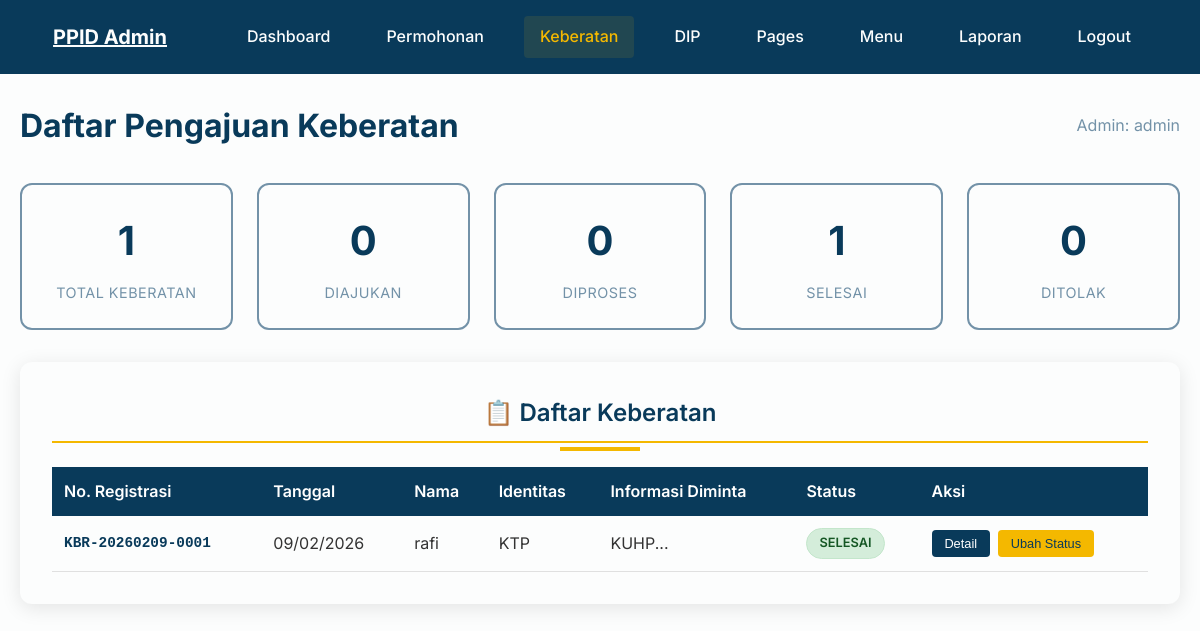
Page /admin/keberatan/index.php (signed in) on the earlier database version.
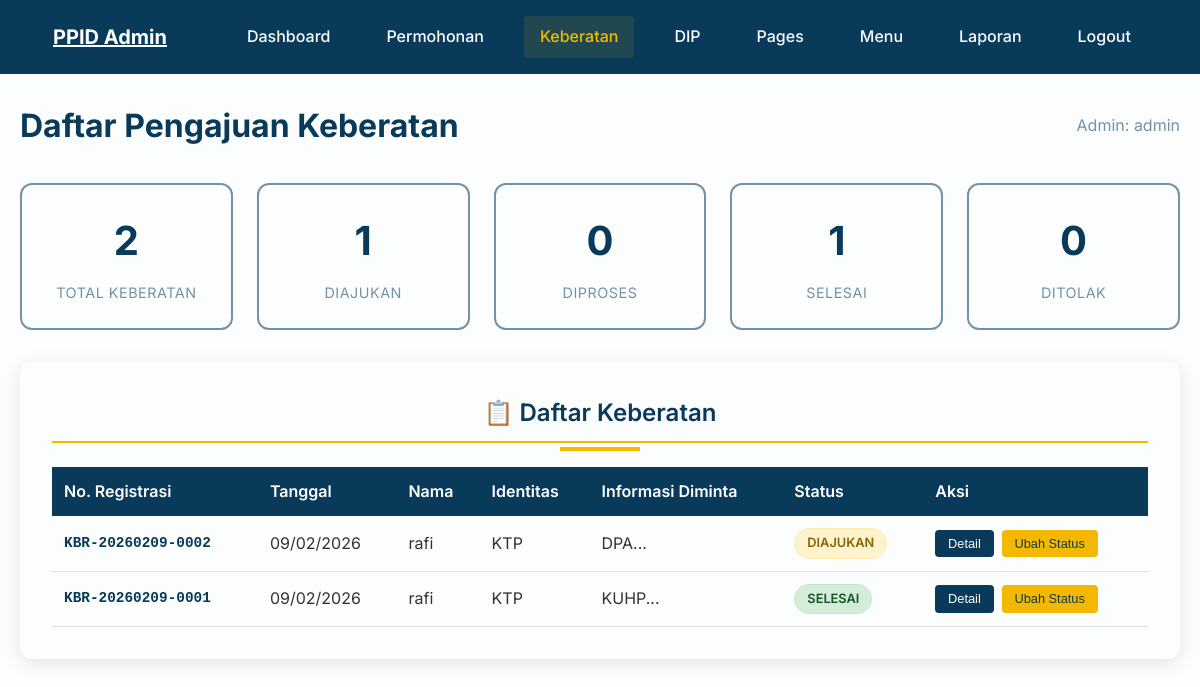
Same page on the later database version.
### tables this page shows
CREATE TABLE `keberatan` (
  `id` int(11) NOT NULL,
  `nomor_registrasi` varchar(50) NOT NULL,
  `nama_lengkap` varchar(150) NOT NULL,
  `identitas` varchar(50) NOT NULL,
  `no_identitas` varchar(100) NOT NULL,
  `scan_identitas` varchar(255) NOT NULL,
  `informasi_diminta` text NOT NULL,
  `alasan_pengajuan` text NOT NULL,
  `keterangan_tambahan` text DEFAULT NULL,
  `status` enum('diajukan','diproses','selesai','ditolak') DEFAULT 'diajukan',
  `putusan` text DEFAULT NULL,
  `tanggal_pengajuan` timestamp NOT NULL DEFAULT current_timestamp(),
  `tanggal_putusan` timestamp NULL DEFAULT NULL
);

### includes/keberatan_service.php (called while the page is built, shortened)
<?php
require_once __DIR__ . '/config.php';
function getAllKeberatan($limit = 50, $offset = 0) {
    global $conn;
    $stmt = $conn->prepare("
        SELECT id, nomor_registrasi, nama_lengkap, identitas, no_identitas,
               informasi_diminta, alasan_pengajuan, status, tanggal_pengajuan
        FROM keberatan
        ORDER BY tanggal_pengajuan DESC
        LIMIT ? OFFSET ?
    ");
    $stmt->bind_param("ii", $limit, $offset);
    $stmt->execute();
    return $stmt->get_result()->fetch_all(MYSQLI_ASSOC);
}
?>

### admin/keberatan/index.php (the view, shortened to what the changed rows need)
<?php
require_once '../../includes/config.php';
require_once '../../includes/keberatan_service.php';
$page = isset($_GET['page']) ? (int)$_GET['page'] : 1;
$limit = 20;
$offset = ($page - 1) * $limit;
$keberatanList = getAllKeberatan($limit, $offset);
$stmt = $conn->prepare("SELECT COUNT(*) as total FROM keberatan");
$stmt->execute();
$totalResult = $stmt->get_result();
$totalKeberatan = $totalResult->fetch_assoc()['total'];
?>
<!DOCTYPE html>
<html lang="id">
<head>
    <link rel="stylesheet" href="../../css/style.css">
</head>
<body class="admin-body admin-keberatan">
   <header class="header" id="header">
        <div class="container">
            <div class="header-content">
                <div class="logo">
                    <h2><a href="../dashboard.php" style="color: #FCFDFD;">PPID Admin</a></h2>
                </div>
            </div>
        </div>
    </header>
    <main class="admin-page">
        <div class="page-header">
            <h1 class="page-title">Daftar Pengajuan Keberatan</h1>
        </div>
        <div class="stats-grid">
            <?php
            $stats = [
                'total' => $totalKeberatan,
                'diajukan' => 0,
                'diproses' => 0,
                'selesai' => 0,
                'ditolak' => 0
            ];
            $stmt = $conn->prepare("SELECT status, COUNT(*) as count FROM keberatan GROUP BY status");
            $stmt->execute();
            $result = $stmt->get_result();
            while ($row = $result->fetch_assoc()) {
                $stats[$row['status']] = $row['count'];
            }
            ?>
            <div class="stat-card">
                <div class="stat-number"><?php echo $stats['total']; ?></div>
                <div class="stat-label">Total Keberatan</div>
            </div>
            <div class="stat-card">
                <div class="stat-number"><?php echo $stats['diajukan']; ?></div>
                <div class="stat-label">Diajukan</div>
            </div>
        </div>
        <div class="section-card">
            <h2 class="section-title">📋 Daftar Keberatan</h2>
            <div class="table-container">
                <table class="stats-table">
                    <thead>
                        <tr>
                            <th>No. Registrasi</th>
                            <th>Tanggal</th>
                            <th>Nama</th>
                            <th>Identitas</th>
                            <th>Informasi Diminta</th>
                            <th>Status</th>
                            <th>Aksi</th>
                        </tr>
                    </thead>
                    <tbody>
                        <?php if (!empty($keberatanList)): ?>
                            <?php foreach ($keberatanList as $keberatan): ?>
                                <tr>
                                    <td class="nomor-reg"><?php echo htmlspecialchars($keberatan['nomor_registrasi']); ?></td>
                                    <td><?php echo date('d/m/Y', strtotime($keberatan['tanggal_pengajuan'])); ?></td>
                                    <td><?php echo htmlspecialchars($keberatan['nama_lengkap']); ?></td>
                                    <td><?php echo htmlspecialchars($keberatan['identitas']); ?></td>
                                    <td><?php echo htmlspecialchars(substr($keberatan['informasi_diminta'], 0, 50)) . '...'; ?></td>
                                    <td>
                                        <span class="status-badge status-<?php echo $keberatan['status']; ?>">
                                            <?php
                                            $statusLabels = [
                                                'diajukan' => 'Diajukan',
                                                'diproses' => 'Diproses',
                                                'selesai' => 'Selesai',
                                                'ditolak' => 'Ditolak'
                                            ];
                                            echo $statusLabels[$keberatan['status']] ?? $keberatan['status'];
                                            ?>
                                        </span>
                                    </td>
                                    <td>
                                        <div class="action-buttons">
                                            <button type="button" class="btn-small btn-detail js-detail-keberatan" data-id="<?php echo (int)$keberatan['id']; ?>">
                                                Detail
                                            </button>
                                            <button type="button" class="btn-small btn-status js-status-keberatan" data-id="<?php echo (int)$keberatan['id']; ?>" data-status="<?php echo htmlspecialchars($keberatan['status'], ENT_QUOTES, 'UTF-8'); ?>">
                                                Ubah Status
                                            </button>
                                        </div>
                                    </td>
                                </tr>
                            <?php endforeach; ?>
                        <?php endif; ?>
                    </tbody>
                </table>
            </div>
        </div>
    </main>
</body>
</html>

Differences in the rows shown:
added keberatan: nomor_registrasi "KBR-20260209-0002", tanggal_pengajuan "09/02/2026", nama_lengkap "rafi", identitas "KTP", informasi_diminta "DPA", status "DIAJUKAN"
Other differences:
$stats['total']: "1" → "2"
$stats['diajukan']: "0" → "1"
